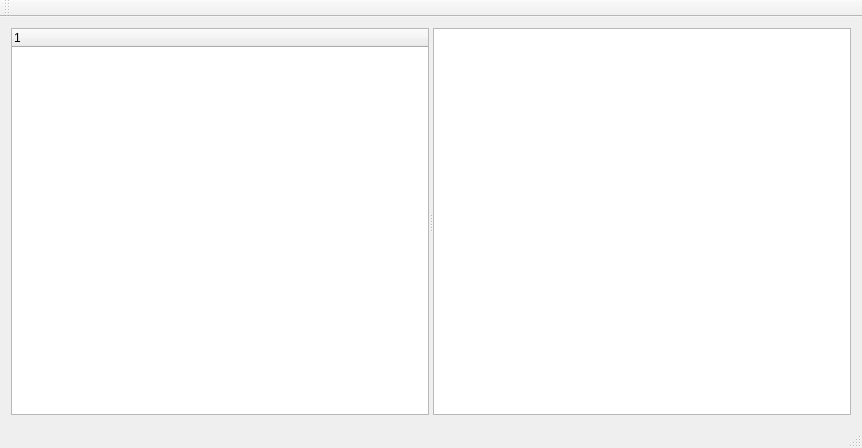
<?xml version="1.0" encoding="UTF-8"?>
<ui version="4.0">
 <class>MainWindow</class>
 <widget class="QMainWindow" name="MainWindow">
  <property name="geometry">
   <rect>
    <x>0</x>
    <y>0</y>
    <width>862</width>
    <height>448</height>
   </rect>
  </property>
  <property name="windowTitle">
   <string>MainWindow</string>
  </property>
  <widget class="QWidget" name="centralWidget">
   <layout class="QVBoxLayout" name="verticalLayout">
    <item>
     <widget class="QSplitter" name="splitter">
      <property name="orientation">
       <enum>Qt::Horizontal</enum>
      </property>
      <widget class="QTreeWidget" name="treeWidget">
       <column>
        <property name="text">
         <string notr="true">1</string>
        </property>
       </column>
      </widget>
      <widget class="QTextBrowser" name="textBrowser"/>
     </widget>
    </item>
   </layout>
  </widget>
  <widget class="QMenuBar" name="menuBar">
   <property name="geometry">
    <rect>
     <x>0</x>
     <y>0</y>
     <width>862</width>
     <height>21</height>
    </rect>
   </property>
  </widget>
  <widget class="QToolBar" name="mainToolBar">
   <attribute name="toolBarArea">
    <enum>TopToolBarArea</enum>
   </attribute>
   <attribute name="toolBarBreak">
    <bool>false</bool>
   </attribute>
  </widget>
  <widget class="QStatusBar" name="statusBar"/>
 </widget>
 <layoutdefault spacing="6" margin="11"/>
 <resources/>
 <connections/>
</ui>
